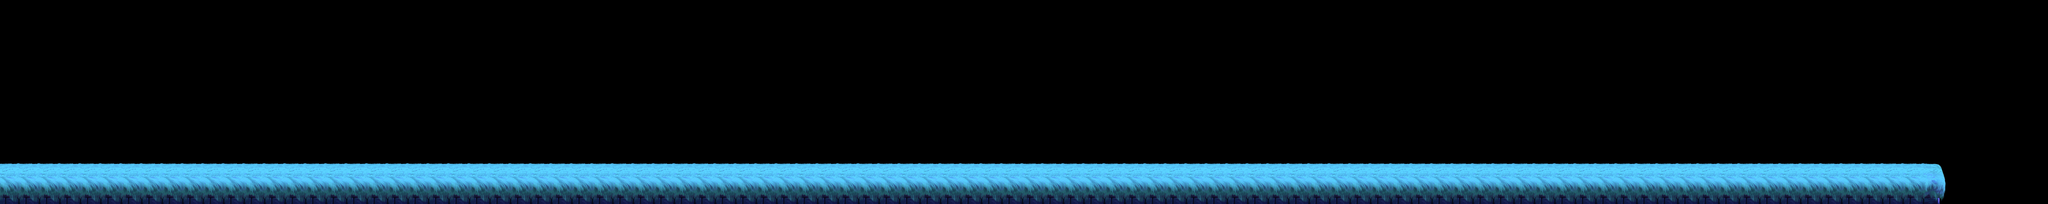

This is a level from a 2D game, rendered from its Tiled map with the project's own tilesets. A one-line summary and the map file follow, with tile-layer data summarised:
An orthogonal 100x10 tile map with 64x64 px tiles, 2 tile layers (bg, platform), 4 tilesets and 126 objects.

<map version="1.4" tiledversion="1.4.2" orientation="orthogonal" renderorder="right-down" width="100" height="10" tilewidth="64" tileheight="64" infinite="0" nextlayerid="6" nextobjectid="872">
 <tileset firstgid="1" source="../bg_bush_block.tsx" />
 <tileset firstgid="9" source="../item.tsx" />
 <tileset firstgid="70" source="../bg_bush_bg.tsx" />
 <tileset firstgid="90" name="item" tilewidth="154" tileheight="148" tilecount="7" columns="0">
  <grid orientation="orthogonal" width="152" height="146" />
  <tile id="0">
   <image width="66" height="66" source="../../item/item_bean/item_bean_001.png" />
  </tile>
  <tile id="1">
   <image width="66" height="66" source="../../item/item_004.png" />
  </tile>
  <tile id="2">
   <image width="114" height="114" source="../../item/item_006.png" />
  </tile>
  <tile id="3">
   <image width="66" height="66" source="../../item/goldcoin/gold_coin0.png" />
  </tile>
  <tile id="4">
   <image width="114" height="114" source="../../item/animation_item_heart/animation_item_heart001.png" />
  </tile>
  <tile id="5">
   <image width="66" height="66" source="../../item/item_003.png" />
  </tile>
  <tile id="6">
   <image width="154" height="148" source="../../item/item_002.png" />
  </tile>
 </tileset>
 <layer id="1" name="bg" width="100" height="10">
  <data>[1000 cells, 105 non-empty, 3 distinct tile ids]</data>
 </layer>
 <layer id="2" name="platform" width="100" height="10">
  <data>[1000 cells, 105 non-empty, 3 distinct tile ids]</data>
 </layer>
 <objectgroup id="3" name="object_obstacle" visible="0">
  <object id="47" gid="7" x="1232" y="384" width="229" height="602" />
  <object id="48" gid="7" x="1424" y="452" width="229" height="602" />
  <object id="49" gid="7" x="1632" y="400" width="229" height="602" />
  <object id="50" gid="3" x="2377" y="540" width="90" height="111" />
  <object id="51" gid="8" x="2608" y="240" width="198" height="602" />
  <object id="52" gid="8" x="1776" y="224" width="198" height="602" />
  <object id="53" gid="8" x="2688" y="448" width="198" height="602" />
  <object id="54" gid="8" x="3552" y="96" width="198" height="602" rotation="19.3691" />
  <object id="55" gid="4" x="4541" y="544" width="110" height="111" />
  <object id="56" gid="4" x="4601" y="576" width="110" height="111" />
  <object id="57" gid="3" x="4697" y="528" width="90" height="111" />
  <object id="58" gid="3" x="5296" y="544" width="90" height="111" />
  <object id="59" gid="4" x="5366" y="571" width="110" height="111" />
  <object id="61" gid="8" x="5856" y="336" width="198" height="602" rotation="-39.6752" />
  <object id="62" gid="8" x="5888" y="176" width="198" height="602" rotation="-15.1519" />
 </objectgroup>
 <objectgroup id="4" name="object_item">
  <object id="367" gid="15" x="1024" y="448" width="114" height="114" />
  <object id="368" gid="10" x="1793" y="540" width="66" height="66" />
  <object id="369" gid="10" x="1729" y="540" width="66" height="66" />
  <object id="370" gid="10" x="1857" y="540" width="66" height="66" />
  <object id="371" gid="10" x="2881" y="540" width="66" height="66" />
  <object id="372" gid="10" x="2817" y="540" width="66" height="66" />
  <object id="373" gid="10" x="2753" y="540" width="66" height="66" />
  <object id="374" gid="10" x="2625" y="540" width="66" height="66" />
  <object id="375" gid="10" x="2689" y="540" width="66" height="66" />
  <object id="376" gid="10" x="4353" y="498" width="66" height="66" />
  <object id="377" gid="10" x="4289" y="498" width="66" height="66" />
  <object id="378" gid="10" x="4993" y="498" width="66" height="66" />
  <object id="379" gid="10" x="5825" y="539" width="66" height="66" />
  <object id="380" gid="10" x="5889" y="539" width="66" height="66" />
  <object id="381" gid="10" x="5761" y="539" width="66" height="66" />
  <object id="382" gid="10" x="5697" y="539" width="66" height="66" />
  <object id="417" gid="10" x="1217" y="540" width="66" height="66" />
  <object id="418" gid="10" x="897" y="522" width="66" height="66" />
  <object id="419" gid="18" x="129" y="521" width="66" height="66" />
  <object id="420" gid="10" x="1153" y="540" width="66" height="66" />
  <object id="421" gid="10" x="1025" y="540" width="66" height="66" />
  <object id="422" gid="10" x="1345" y="540" width="66" height="66" />
  <object id="423" gid="10" x="1089" y="540" width="66" height="66" />
  <object id="424" gid="18" x="1" y="540" width="66" height="66" />
  <object id="425" gid="10" x="1665" y="540" width="66" height="66" />
  <object id="426" gid="10" x="1281" y="540" width="66" height="66" />
  <object id="427" gid="10" x="1537" y="540" width="66" height="66" />
  <object id="428" gid="18" x="65" y="540" width="66" height="66" />
  <object id="429" gid="10" x="1409" y="540" width="66" height="66" />
  <object id="430" gid="18" x="-63" y="540" width="66" height="66" />
  <object id="431" gid="10" x="961" y="540" width="66" height="66" />
  <object id="432" gid="10" x="1473" y="540" width="66" height="66" />
  <object id="433" gid="10" x="1601" y="540" width="66" height="66" />
  <object id="652" gid="10" x="465" y="187" width="66" height="66" />
  <object id="653" gid="10" x="559" y="187" width="66" height="66" />
  <object id="654" gid="10" x="288" y="312" width="66" height="66" />
  <object id="655" gid="10" x="358" y="240" width="66" height="66" />
  <object id="656" gid="10" x="664" y="241" width="66" height="66" />
  <object id="657" gid="10" x="833" y="497" width="66" height="66" />
  <object id="658" gid="10" x="237" y="384" width="66" height="66" />
  <object id="659" gid="10" x="786" y="384" width="66" height="66" />
  <object id="660" gid="10" x="735" y="312" width="66" height="66" />
  <object id="661" gid="10" x="194" y="497" width="66" height="66" />
  <object id="662" gid="10" x="2193" y="189" width="66" height="66" />
  <object id="663" gid="10" x="2287" y="189" width="66" height="66" />
  <object id="664" gid="10" x="2016" y="314" width="66" height="66" />
  <object id="665" gid="10" x="2086" y="242" width="66" height="66" />
  <object id="666" gid="10" x="2392" y="243" width="66" height="66" />
  <object id="667" gid="10" x="2561" y="499" width="66" height="66" />
  <object id="668" gid="10" x="1965" y="386" width="66" height="66" />
  <object id="669" gid="10" x="2514" y="386" width="66" height="66" />
  <object id="670" gid="10" x="2463" y="314" width="66" height="66" />
  <object id="671" gid="10" x="1922" y="499" width="66" height="66" />
  <object id="672" gid="10" x="3217" y="188" width="66" height="66" />
  <object id="673" gid="10" x="3311" y="188" width="66" height="66" />
  <object id="674" gid="10" x="3040" y="313" width="66" height="66" />
  <object id="675" gid="10" x="3110" y="241" width="66" height="66" />
  <object id="676" gid="10" x="3416" y="242" width="66" height="66" />
  <object id="677" gid="10" x="3585" y="498" width="66" height="66" />
  <object id="678" gid="10" x="2989" y="385" width="66" height="66" />
  <object id="679" gid="10" x="3538" y="385" width="66" height="66" />
  <object id="680" gid="10" x="3487" y="313" width="66" height="66" />
  <object id="681" gid="10" x="2946" y="498" width="66" height="66" />
  <object id="682" gid="10" x="3857" y="188" width="66" height="66" />
  <object id="683" gid="10" x="3951" y="188" width="66" height="66" />
  <object id="684" gid="10" x="3680" y="313" width="66" height="66" />
  <object id="685" gid="10" x="3750" y="241" width="66" height="66" />
  <object id="686" gid="10" x="4056" y="242" width="66" height="66" />
  <object id="687" gid="10" x="4225" y="498" width="66" height="66" />
  <object id="688" gid="10" x="3629" y="385" width="66" height="66" />
  <object id="689" gid="10" x="4178" y="385" width="66" height="66" />
  </objectgroup>
 <objectgroup id="5" name="object_monster" visible="0">
  <!-- 15 objects omitted --></objectgroup>
</map>
<!-- 40 of 126 objects omitted -->
